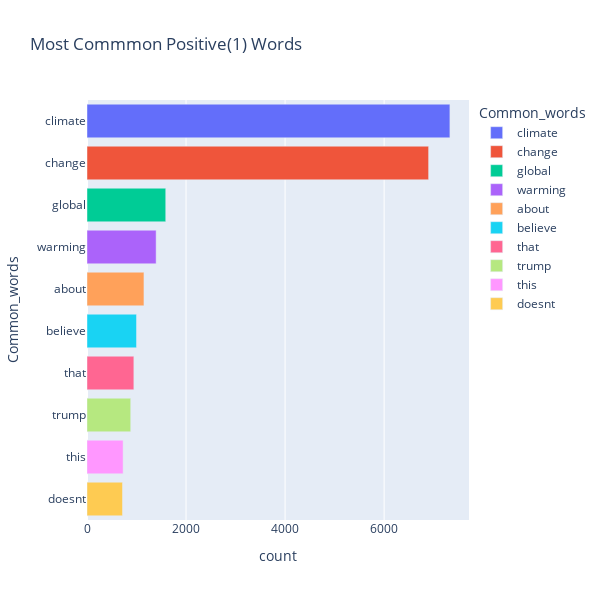

The notebook cell this image was saved under:
### Code cell
fig = px.bar(positive_w, x="count", y="Common_words", title='Most Commmon Positive(1) Words', orientation='h', 
             width=600, height=600,color='Common_words')
fig.show()

### Figure 1 — Plotly figure (JSON) as saved in the notebook; plotly's stock layout.template omitted (floating-point values rounded to 4 significant figures)
{"data": [{"alignmentgroup": "True", "hovertemplate": "Common_words=%{y}<br>count=%{x}<extra></extra>", "legendgroup": "climate", "marker": {"color": "#636efa"}, "name": "climate", "offsetgroup": "climate", "orientation": "h", "showlegend": true, "textposition": "auto", "type": "bar", "x": [7328], "xaxis": "x", "y": ["climate"], "yaxis": "y"}, {"alignmentgroup": "True", "hovertemplate": "Common_words=%{y}<br>count=%{x}<extra></extra>", "legendgroup": "change", "marker": {"color": "#EF553B"}, "name": "change", "offsetgroup": "change", "orientation": "h", "showlegend": true, "textposition": "auto", "type": "bar", "x": [6898], "xaxis": "x", "y": ["change"], "yaxis": "y"}, {"alignmentgroup": "True", "hovertemplate": "Common_words=%{y}<br>count=%{x}<extra></extra>", "legendgroup": "global", "marker": {"color": "#00cc96"}, "name": "global", "offsetgroup": "global", "orientation": "h", "showlegend": true, "textposition": "auto", "type": "bar", "x": [1590], "xaxis": "x", "y": ["global"], "yaxis": "y"}, {"alignmentgroup": "True", "hovertemplate": "Common_words=%{y}<br>count=%{x}<extra></extra>", "legendgroup": "warming", "marker": {"color": "#ab63fa"}, "name": "warming", "offsetgroup": "warming", "orientation": "h", "showlegend": true, "textposition": "auto", "type": "bar", "x": [1396], "xaxis": "x", "y": ["warming"], "yaxis": "y"}, {"alignmentgroup": "True", "hovertemplate": "Common_words=%{y}<br>count=%{x}<extra></extra>", "legendgroup": "about", "marker": {"color": "#FFA15A"}, "name": "about", "offsetgroup": "about", "orientation": "h", "showlegend": true, "textposition": "auto", "type": "bar", "x": [1150], "xaxis": "x", "y": ["about"], "yaxis": "y"}, {"alignmentgroup": "True", "hovertemplate": "Common_words=%{y}<br>count=%{x}<extra></extra>", "legendgroup": "believe", "marker": {"color": "#19d3f3"}, "name": "believe", "offsetgroup": "believe", "orientation": "h", "showlegend": true, "textposition": "auto", "type": "bar", "x": [1000], "xaxis": "x", "y": ["believe"], "yaxis": "y"}, {"alignmentgroup": "True", "hovertemplate": "Common_words=%{y}<br>count=%{x}<extra></extra>", "legendgroup": "that", "marker": {"color": "#FF6692"}, "name": "that", "offsetgroup": "that", "orientation": "h", "showlegend": true, "textposition": "auto", "type": "bar", "x": [946], "xaxis": "x", "y": ["that"], "yaxis": "y"}, {"alignmentgroup": "True", "hovertemplate": "Common_words=%{y}<br>count=%{x}<extra></extra>", "legendgroup": "trump", "marker": {"color": "#B6E880"}, "name": "trump", "offsetgroup": "trump", "orientation": "h", "showlegend": true, "textposition": "auto", "type": "bar", "x": [883], "xaxis": "x", "y": ["trump"], "yaxis": "y"}, {"alignmentgroup": "True", "hovertemplate": "Common_words=%{y}<br>count=%{x}<extra></extra>", "legendgroup": "this", "marker": {"color": "#FF97FF"}, "name": "this", "offsetgroup": "this", "orientation": "h", "showlegend": true, "textposition": "auto", "type": "bar", "x": [729], "xaxis": "x", "y": ["this"], "yaxis": "y"}, {"alignmentgroup": "True", "hovertemplate": "Common_words=%{y}<br>count=%{x}<extra></extra>", "legendgroup": "doesnt", "marker": {"color": "#FECB52"}, "name": "doesnt", "offsetgroup": "doesnt", "orientation": "h", "showlegend": true, "textposition": "auto", "type": "bar", "x": [717], "xaxis": "x", "y": ["doesnt"], "yaxis": "y"}], "layout": {"barmode": "relative", "height": 600, "legend": {"title": {"text": "Common_words"}, "tracegroupgap": 0}, "title": {"text": "Most Commmon Positive(1) Words"}, "width": 600, "xaxis": {"anchor": "y", "domain": [0, 1], "title": {"text": "count"}}, "yaxis": {"anchor": "x", "categoryarray": ["doesnt", "this", "trump", "that", "believe", "about", "warming", "global", "change", "climate"], "categoryorder": "array", "domain": [0, 1], "title": {"text": "Common_words"}}}}
